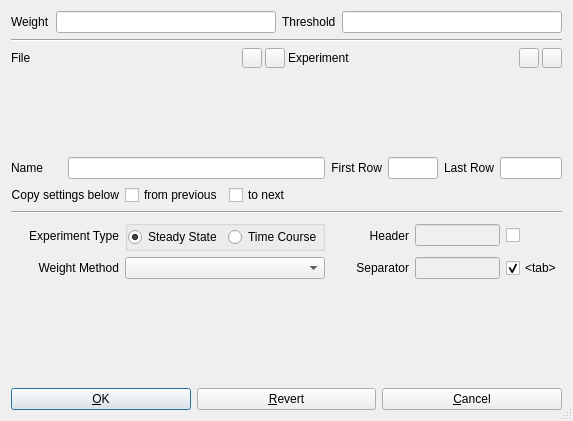
<?xml version="1.0" encoding="UTF-8"?>
<ui version="4.0">
<comment> Begin CVS Header </comment>
<comment>   $Source: /fs/turing/cvs/copasi_dev/copasi/UI/CQExperimentData.ui,v $ </comment>
<comment>   $Revision: 1.13.2.2 $ </comment>
<comment>   $Name: Build-33 $ </comment>
<comment>   $Author: aekamal $ </comment>
<comment>   $Date: 2011/01/31 17:34:07 $ </comment>
<comment> End CVS Header </comment>

<comment> Copyright (C) 2010 by Pedro Mendes, Virginia Tech Intellectual </comment>
<comment> Properties, Inc., University of Heidelberg, and The University </comment>
<comment> of Manchester. </comment>
<comment> All rights reserved. </comment>

 <class>CQExperimentData</class>
 <widget class="QDialog" name="CQExperimentData">
  <property name="geometry">
   <rect>
    <x>0</x>
    <y>0</y>
    <width>522</width>
    <height>421</height>
   </rect>
  </property>
  <property name="windowTitle">
   <string>Experimental Data</string>
  </property>
  <property name="sizeGripEnabled">
   <bool>true</bool>
  </property>
  <layout class="QVBoxLayout">
   <item>
    <layout class="QHBoxLayout">
     <item>
      <widget class="QLabel" name="mpLblWeight">
       <property name="text">
        <string>Weight</string>
       </property>
       <property name="wordWrap">
        <bool>false</bool>
       </property>
      </widget>
     </item>
     <item>
      <widget class="QLineEdit" name="mpEditWeight"/>
     </item>
     <item>
      <widget class="QLabel" name="mpLblThreshold">
       <property name="text">
        <string>Threshold</string>
       </property>
       <property name="wordWrap">
        <bool>false</bool>
       </property>
      </widget>
     </item>
     <item>
      <widget class="QLineEdit" name="mpEditThreshold"/>
     </item>
    </layout>
   </item>
   <item>
    <widget class="Line" name="mpLineCrossValidation">
     <property name="frameShape">
      <enum>QFrame::HLine</enum>
     </property>
     <property name="frameShadow">
      <enum>QFrame::Sunken</enum>
     </property>
    </widget>
   </item>
   <item>
    <layout class="QGridLayout">
     <property name="margin">
      <number>0</number>
     </property>
     <property name="spacing">
      <number>3</number>
     </property>
     <item row="0" column="1">
      <widget class="QToolButton" name="mpBtnFileAdd">
       <property name="maximumSize">
        <size>
         <width>20</width>
         <height>20</height>
        </size>
       </property>
       <property name="text">
        <string/>
       </property>
       <property name="icon">
        <iconset>
         <normaloff>image0</normaloff>image0</iconset>
       </property>
      </widget>
     </item>
     <item row="0" column="0">
      <widget class="QLabel" name="mpLblFile">
       <property name="text">
        <string>File</string>
       </property>
       <property name="wordWrap">
        <bool>false</bool>
       </property>
      </widget>
     </item>
     <item row="1" column="0" colspan="3">
      <widget class="Q3ListBox" name="mpBoxFile">
       <property name="sizePolicy">
        <sizepolicy hsizetype="Expanding" vsizetype="Fixed">
         <horstretch>0</horstretch>
         <verstretch>0</verstretch>
        </sizepolicy>
       </property>
       <property name="minimumSize">
        <size>
         <width>0</width>
         <height>80</height>
        </size>
       </property>
       <property name="maximumSize">
        <size>
         <width>32767</width>
         <height>80</height>
        </size>
       </property>
       <item>
        <property name="text">
         <string/>
        </property>
       </item>
      </widget>
     </item>
     <item row="0" column="5">
      <widget class="QToolButton" name="mpBtnExperimentDelete">
       <property name="maximumSize">
        <size>
         <width>20</width>
         <height>20</height>
        </size>
       </property>
       <property name="text">
        <string/>
       </property>
       <property name="icon">
        <iconset>
         <normaloff>image1</normaloff>image1</iconset>
       </property>
      </widget>
     </item>
     <item row="0" column="2">
      <widget class="QToolButton" name="mpBtnFileDelete">
       <property name="maximumSize">
        <size>
         <width>20</width>
         <height>20</height>
        </size>
       </property>
       <property name="text">
        <string/>
       </property>
       <property name="icon">
        <iconset>
         <normaloff>image1</normaloff>image1</iconset>
       </property>
      </widget>
     </item>
     <item row="0" column="4">
      <widget class="QToolButton" name="mpBtnExperimentAdd">
       <property name="maximumSize">
        <size>
         <width>20</width>
         <height>20</height>
        </size>
       </property>
       <property name="text">
        <string/>
       </property>
       <property name="icon">
        <iconset>
         <normaloff>image0</normaloff>image0</iconset>
       </property>
      </widget>
     </item>
     <item row="1" column="3" colspan="3">
      <widget class="Q3ListBox" name="mpBoxExperiment">
       <property name="sizePolicy">
        <sizepolicy hsizetype="Expanding" vsizetype="Fixed">
         <horstretch>0</horstretch>
         <verstretch>0</verstretch>
        </sizepolicy>
       </property>
       <property name="minimumSize">
        <size>
         <width>0</width>
         <height>80</height>
        </size>
       </property>
       <property name="maximumSize">
        <size>
         <width>32767</width>
         <height>80</height>
        </size>
       </property>
       <item>
        <property name="text">
         <string/>
        </property>
       </item>
      </widget>
     </item>
     <item row="0" column="3">
      <widget class="QLabel" name="mpLblExperiment">
       <property name="text">
        <string>Experiment</string>
       </property>
       <property name="wordWrap">
        <bool>false</bool>
       </property>
      </widget>
     </item>
    </layout>
   </item>
   <item>
    <layout class="QGridLayout">
     <item row="3" column="3" colspan="2">
      <widget class="QLabel" name="mpLblHeader">
       <property name="text">
        <string>Header</string>
       </property>
       <property name="alignment">
        <set>Qt::AlignRight|Qt::AlignTrailing|Qt::AlignVCenter</set>
       </property>
       <property name="wordWrap">
        <bool>false</bool>
       </property>
      </widget>
     </item>
     <item row="0" column="1" colspan="2">
      <widget class="QLineEdit" name="mpEditName">
       <property name="sizePolicy">
        <sizepolicy hsizetype="MinimumExpanding" vsizetype="Preferred">
         <horstretch>0</horstretch>
         <verstretch>0</verstretch>
        </sizepolicy>
       </property>
      </widget>
     </item>
     <item row="2" column="0" colspan="9">
      <widget class="Line" name="mpLine">
       <property name="frameShape">
        <enum>QFrame::HLine</enum>
       </property>
       <property name="frameShadow">
        <enum>QFrame::Sunken</enum>
       </property>
      </widget>
     </item>
     <item row="0" column="0">
      <widget class="QLabel" name="mpLblName">
       <property name="text">
        <string>Name</string>
       </property>
       <property name="alignment">
        <set>Qt::AlignVCenter</set>
       </property>
       <property name="wordWrap">
        <bool>false</bool>
       </property>
      </widget>
     </item>
     <item row="4" column="5" colspan="3">
      <widget class="QLineEdit" name="mpEditSeparator">
       <property name="enabled">
        <bool>false</bool>
       </property>
       <property name="sizePolicy">
        <sizepolicy hsizetype="Preferred" vsizetype="Fixed">
         <horstretch>0</horstretch>
         <verstretch>0</verstretch>
        </sizepolicy>
       </property>
      </widget>
     </item>
     <item row="0" column="7" colspan="2">
      <widget class="QLineEdit" name="mpEditLast">
       <property name="sizePolicy">
        <sizepolicy hsizetype="Expanding" vsizetype="Preferred">
         <horstretch>0</horstretch>
         <verstretch>0</verstretch>
        </sizepolicy>
       </property>
       <property name="minimumSize">
        <size>
         <width>50</width>
         <height>0</height>
        </size>
       </property>
      </widget>
     </item>
     <item row="4" column="2">
      <widget class="QComboBox" name="mpBoxWeightMethod"/>
     </item>
     <item row="3" column="0" colspan="2">
      <widget class="QLabel" name="mpLblExperimentType">
       <property name="text">
        <string>Experiment Type</string>
       </property>
       <property name="alignment">
        <set>Qt::AlignRight|Qt::AlignTrailing|Qt::AlignVCenter</set>
       </property>
       <property name="wordWrap">
        <bool>false</bool>
       </property>
      </widget>
     </item>
     <item row="3" column="5" colspan="3">
      <widget class="QLineEdit" name="mpEditHeader">
       <property name="enabled">
        <bool>false</bool>
       </property>
      </widget>
     </item>
     <item row="0" column="3">
      <widget class="QLabel" name="mpLblFirst">
       <property name="text">
        <string>First Row</string>
       </property>
       <property name="alignment">
        <set>Qt::AlignRight|Qt::AlignTrailing|Qt::AlignVCenter</set>
       </property>
       <property name="wordWrap">
        <bool>false</bool>
       </property>
      </widget>
     </item>
     <item row="4" column="8">
      <widget class="QCheckBox" name="mpCheckTab">
       <property name="text">
        <string>&lt;tab&gt;</string>
       </property>
       <property name="checked">
        <bool>true</bool>
       </property>
      </widget>
     </item>
     <item row="3" column="2">
      <widget class="Q3ButtonGroup" name="mpBtnGroup">
       <property name="sizePolicy">
        <sizepolicy hsizetype="Fixed" vsizetype="Maximum">
         <horstretch>0</horstretch>
         <verstretch>0</verstretch>
        </sizepolicy>
       </property>
       <property name="title">
        <string/>
       </property>
       <property name="alignment">
        <set>Qt::AlignBottom|Qt::AlignCenter|Qt::AlignHCenter|Qt::AlignJustify|Qt::AlignLeading|Qt::AlignLeft|Qt::AlignRight|Qt::AlignTop|Qt::AlignTrailing|Qt::AlignVCenter|Qt::AlignVertical_Mask</set>
       </property>
       <property name="frameShape">
        <enum>Q3GroupBox::NoFrame</enum>
       </property>
       <layout class="QHBoxLayout">
        <property name="margin">
         <number>0</number>
        </property>
        <item>
         <widget class="QRadioButton" name="mpBtnSteadystate">
          <property name="text">
           <string>Steady State</string>
          </property>
          <property name="checked">
           <bool>true</bool>
          </property>
         </widget>
        </item>
        <item>
         <widget class="QRadioButton" name="mpBtnTimeCourse">
          <property name="text">
           <string>Time Course</string>
          </property>
         </widget>
        </item>
       </layout>
      </widget>
     </item>
     <item row="1" column="2">
      <layout class="QHBoxLayout">
       <item>
        <widget class="QCheckBox" name="mpCheckFrom">
         <property name="text">
          <string>from previous</string>
         </property>
        </widget>
       </item>
       <item>
        <widget class="QCheckBox" name="mpCheckTo">
         <property name="text">
          <string>to next</string>
         </property>
        </widget>
       </item>
      </layout>
     </item>
     <item row="3" column="8">
      <widget class="QCheckBox" name="mpCheckHeader">
       <property name="text">
        <string/>
       </property>
      </widget>
     </item>
     <item row="4" column="3" colspan="2">
      <widget class="QLabel" name="mpLblSeperator">
       <property name="minimumSize">
        <size>
         <width>0</width>
         <height>0</height>
        </size>
       </property>
       <property name="text">
        <string>Separator</string>
       </property>
       <property name="alignment">
        <set>Qt::AlignRight|Qt::AlignTrailing|Qt::AlignVCenter</set>
       </property>
       <property name="wordWrap">
        <bool>false</bool>
       </property>
      </widget>
     </item>
     <item row="1" column="0" colspan="2">
      <widget class="QLabel" name="mpLblCopy">
       <property name="text">
        <string>Copy settings below</string>
       </property>
       <property name="alignment">
        <set>Qt::AlignRight|Qt::AlignTrailing|Qt::AlignVCenter</set>
       </property>
       <property name="wordWrap">
        <bool>false</bool>
       </property>
      </widget>
     </item>
     <item row="4" column="0" colspan="2">
      <widget class="QLabel" name="mpLblWeightMethod">
       <property name="text">
        <string>Weight Method</string>
       </property>
       <property name="alignment">
        <set>Qt::AlignRight|Qt::AlignTrailing|Qt::AlignVCenter</set>
       </property>
       <property name="wordWrap">
        <bool>false</bool>
       </property>
      </widget>
     </item>
     <item row="0" column="4" colspan="2">
      <widget class="QLineEdit" name="mpEditFirst">
       <property name="sizePolicy">
        <sizepolicy hsizetype="Expanding" vsizetype="Preferred">
         <horstretch>0</horstretch>
         <verstretch>0</verstretch>
        </sizepolicy>
       </property>
       <property name="minimumSize">
        <size>
         <width>50</width>
         <height>0</height>
        </size>
       </property>
      </widget>
     </item>
     <item row="0" column="6">
      <widget class="QLabel" name="mpLblLast">
       <property name="text">
        <string>Last Row</string>
       </property>
       <property name="alignment">
        <set>Qt::AlignRight|Qt::AlignTrailing|Qt::AlignVCenter</set>
       </property>
       <property name="wordWrap">
        <bool>false</bool>
       </property>
      </widget>
     </item>
    </layout>
   </item>
   <item>
    <widget class="Q3Table" name="mpTable">
     <property name="numRows">
      <number>3</number>
     </property>
     <property name="numCols">
      <number>7</number>
     </property>
     <property name="selectionMode">
      <enum>Q3Table::NoSelection</enum>
     </property>
     <row>
      <property name="text">
       <string>1</string>
      </property>
     </row>
     <row>
      <property name="text">
       <string>2</string>
      </property>
     </row>
     <row>
      <property name="text">
       <string>3</string>
      </property>
     </row>
     <column>
      <property name="text">
       <string>Column Name</string>
      </property>
     </column>
     <column>
      <property name="text">
       <string>Type</string>
      </property>
     </column>
     <column>
      <property name="text">
       <string>Hidden</string>
      </property>
     </column>
     <column>
      <property name="text">
       <string>&lt;&gt;</string>
      </property>
     </column>
     <column>
      <property name="text">
       <string>Model Object</string>
      </property>
     </column>
     <column>
      <property name="text">
       <string>Hidden</string>
      </property>
     </column>
     <column>
      <property name="text">
       <string>Weight</string>
      </property>
     </column>
    </widget>
   </item>
   <item>
    <layout class="QHBoxLayout">
     <property name="spacing">
      <number>6</number>
     </property>
     <property name="margin">
      <number>0</number>
     </property>
     <item>
      <widget class="QPushButton" name="mpBtnOK">
       <property name="text">
        <string>&amp;OK</string>
       </property>
       <property name="shortcut">
        <string>Alt+O</string>
       </property>
      </widget>
     </item>
     <item>
      <widget class="QPushButton" name="mpBtnRevert">
       <property name="text">
        <string>&amp;Revert</string>
       </property>
       <property name="shortcut">
        <string>Alt+R</string>
       </property>
      </widget>
     </item>
     <item>
      <widget class="QPushButton" name="mpBtnCancel">
       <property name="text">
        <string>&amp;Cancel</string>
       </property>
       <property name="shortcut">
        <string>Alt+C</string>
       </property>
      </widget>
     </item>
    </layout>
   </item>
  </layout>
 </widget>
 <layoutdefault spacing="6" margin="11"/>
 <customwidgets>
  <customwidget>
   <class>Q3GroupBox</class>
   <extends>QGroupBox</extends>
   <header>Qt3Support/Q3GroupBox</header>
   <container>1</container>
  </customwidget>
  <customwidget>
   <class>Q3Frame</class>
   <extends>QFrame</extends>
   <header>Qt3Support/Q3Frame</header>
   <container>1</container>
  </customwidget>
  <customwidget>
   <class>Q3ButtonGroup</class>
   <extends>Q3GroupBox</extends>
   <header>Qt3Support/Q3ButtonGroup</header>
   <container>1</container>
  </customwidget>
  <customwidget>
   <class>Q3Table</class>
   <extends>Q3Frame</extends>
   <header>q3table.h</header>
  </customwidget>
  <customwidget>
   <class>Q3ListBox</class>
   <extends>Q3Frame</extends>
   <header>q3listbox.h</header>
  </customwidget>
 </customwidgets>
 <tabstops>
  <tabstop>mpBoxFile</tabstop>
  <tabstop>mpBoxExperiment</tabstop>
  <tabstop>mpEditName</tabstop>
  <tabstop>mpEditFirst</tabstop>
  <tabstop>mpEditLast</tabstop>
  <tabstop>mpCheckFrom</tabstop>
  <tabstop>mpCheckTo</tabstop>
  <tabstop>mpBtnSteadystate</tabstop>
  <tabstop>mpEditHeader</tabstop>
  <tabstop>mpCheckHeader</tabstop>
  <tabstop>mpEditSeparator</tabstop>
  <tabstop>mpCheckTab</tabstop>
  <tabstop>mpTable</tabstop>
  <tabstop>mpBtnOK</tabstop>
  <tabstop>mpBtnRevert</tabstop>
  <tabstop>mpBtnCancel</tabstop>
 </tabstops>
 <includes>
  <include location="global">string</include>
  <include location="global">map</include>
 </includes>
 <resources/>
 <connections>
  <connection>
   <sender>mpCheckHeader</sender>
   <signal>toggled(bool)</signal>
   <receiver>CQExperimentData</receiver>
   <slot>slotCheckHeader(bool)</slot>
   <hints>
    <hint type="sourcelabel">
     <x>20</x>
     <y>20</y>
    </hint>
    <hint type="destinationlabel">
     <x>20</x>
     <y>20</y>
    </hint>
   </hints>
  </connection>
  <connection>
   <sender>mpCheckTab</sender>
   <signal>toggled(bool)</signal>
   <receiver>CQExperimentData</receiver>
   <slot>slotCheckTab(bool)</slot>
   <hints>
    <hint type="sourcelabel">
     <x>20</x>
     <y>20</y>
    </hint>
    <hint type="destinationlabel">
     <x>20</x>
     <y>20</y>
    </hint>
   </hints>
  </connection>
  <connection>
   <sender>mpBtnSteadystate</sender>
   <signal>toggled(bool)</signal>
   <receiver>CQExperimentData</receiver>
   <slot>slotExprimentType(bool)</slot>
   <hints>
    <hint type="sourcelabel">
     <x>20</x>
     <y>20</y>
    </hint>
    <hint type="destinationlabel">
     <x>20</x>
     <y>20</y>
    </hint>
   </hints>
  </connection>
  <connection>
   <sender>mpBtnOK</sender>
   <signal>clicked()</signal>
   <receiver>CQExperimentData</receiver>
   <slot>slotOK()</slot>
   <hints>
    <hint type="sourcelabel">
     <x>20</x>
     <y>20</y>
    </hint>
    <hint type="destinationlabel">
     <x>20</x>
     <y>20</y>
    </hint>
   </hints>
  </connection>
  <connection>
   <sender>mpBtnRevert</sender>
   <signal>clicked()</signal>
   <receiver>CQExperimentData</receiver>
   <slot>slotRevert()</slot>
   <hints>
    <hint type="sourcelabel">
     <x>20</x>
     <y>20</y>
    </hint>
    <hint type="destinationlabel">
     <x>20</x>
     <y>20</y>
    </hint>
   </hints>
  </connection>
  <connection>
   <sender>mpBtnCancel</sender>
   <signal>clicked()</signal>
   <receiver>CQExperimentData</receiver>
   <slot>slotCancel()</slot>
   <hints>
    <hint type="sourcelabel">
     <x>20</x>
     <y>20</y>
    </hint>
    <hint type="destinationlabel">
     <x>20</x>
     <y>20</y>
    </hint>
   </hints>
  </connection>
  <connection>
   <sender>mpBtnFileAdd</sender>
   <signal>clicked()</signal>
   <receiver>CQExperimentData</receiver>
   <slot>slotFileAdd()</slot>
   <hints>
    <hint type="sourcelabel">
     <x>20</x>
     <y>20</y>
    </hint>
    <hint type="destinationlabel">
     <x>20</x>
     <y>20</y>
    </hint>
   </hints>
  </connection>
  <connection>
   <sender>mpBtnFileDelete</sender>
   <signal>clicked()</signal>
   <receiver>CQExperimentData</receiver>
   <slot>slotFileDelete()</slot>
   <hints>
    <hint type="sourcelabel">
     <x>20</x>
     <y>20</y>
    </hint>
    <hint type="destinationlabel">
     <x>20</x>
     <y>20</y>
    </hint>
   </hints>
  </connection>
  <connection>
   <sender>mpBtnExperimentAdd</sender>
   <signal>clicked()</signal>
   <receiver>CQExperimentData</receiver>
   <slot>slotExperimentAdd()</slot>
   <hints>
    <hint type="sourcelabel">
     <x>20</x>
     <y>20</y>
    </hint>
    <hint type="destinationlabel">
     <x>20</x>
     <y>20</y>
    </hint>
   </hints>
  </connection>
  <connection>
   <sender>mpBtnExperimentDelete</sender>
   <signal>clicked()</signal>
   <receiver>CQExperimentData</receiver>
   <slot>slotExperimentDelete()</slot>
   <hints>
    <hint type="sourcelabel">
     <x>20</x>
     <y>20</y>
    </hint>
    <hint type="destinationlabel">
     <x>20</x>
     <y>20</y>
    </hint>
   </hints>
  </connection>
  <connection>
   <sender>mpBoxFile</sender>
   <signal>currentChanged(Q3ListBoxItem*)</signal>
   <receiver>CQExperimentData</receiver>
   <slot>slotFileChanged(Q3ListBoxItem*)</slot>
   <hints>
    <hint type="sourcelabel">
     <x>20</x>
     <y>20</y>
    </hint>
    <hint type="destinationlabel">
     <x>20</x>
     <y>20</y>
    </hint>
   </hints>
  </connection>
  <connection>
   <sender>mpBoxExperiment</sender>
   <signal>currentChanged(Q3ListBoxItem*)</signal>
   <receiver>CQExperimentData</receiver>
   <slot>slotExperimentChanged(Q3ListBoxItem*)</slot>
   <hints>
    <hint type="sourcelabel">
     <x>20</x>
     <y>20</y>
    </hint>
    <hint type="destinationlabel">
     <x>20</x>
     <y>20</y>
    </hint>
   </hints>
  </connection>
  <connection>
   <sender>mpEditHeader</sender>
   <signal>lostFocus()</signal>
   <receiver>CQExperimentData</receiver>
   <slot>slotUpdateTable()</slot>
   <hints>
    <hint type="sourcelabel">
     <x>20</x>
     <y>20</y>
    </hint>
    <hint type="destinationlabel">
     <x>20</x>
     <y>20</y>
    </hint>
   </hints>
  </connection>
  <connection>
   <sender>mpEditSeparator</sender>
   <signal>textChanged(QString)</signal>
   <receiver>CQExperimentData</receiver>
   <slot>slotSeparator()</slot>
   <hints>
    <hint type="sourcelabel">
     <x>20</x>
     <y>20</y>
    </hint>
    <hint type="destinationlabel">
     <x>20</x>
     <y>20</y>
    </hint>
   </hints>
  </connection>
  <connection>
   <sender>mpCheckFrom</sender>
   <signal>toggled(bool)</signal>
   <receiver>CQExperimentData</receiver>
   <slot>slotCheckFrom(bool)</slot>
   <hints>
    <hint type="sourcelabel">
     <x>20</x>
     <y>20</y>
    </hint>
    <hint type="destinationlabel">
     <x>20</x>
     <y>20</y>
    </hint>
   </hints>
  </connection>
  <connection>
   <sender>mpCheckTo</sender>
   <signal>toggled(bool)</signal>
   <receiver>CQExperimentData</receiver>
   <slot>slotCheckTo(bool)</slot>
   <hints>
    <hint type="sourcelabel">
     <x>20</x>
     <y>20</y>
    </hint>
    <hint type="destinationlabel">
     <x>20</x>
     <y>20</y>
    </hint>
   </hints>
  </connection>
  <connection>
   <sender>mpBoxWeightMethod</sender>
   <signal>activated(int)</signal>
   <receiver>CQExperimentData</receiver>
   <slot>slotWeightMethod(int)</slot>
   <hints>
    <hint type="sourcelabel">
     <x>20</x>
     <y>20</y>
    </hint>
    <hint type="destinationlabel">
     <x>20</x>
     <y>20</y>
    </hint>
   </hints>
  </connection>
 </connections>
</ui>
